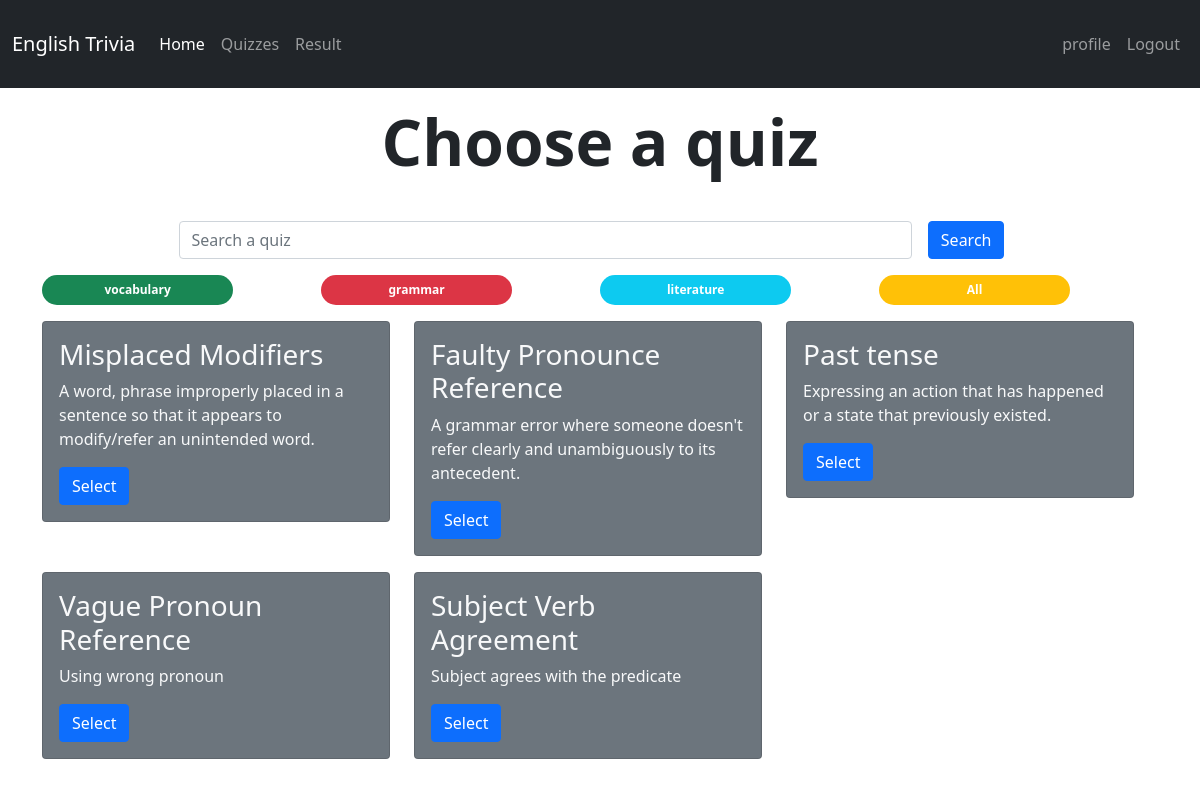
Screenshot of /selection/grammar (signed in) with the database file from the repository.
### trivia/models.py (models this page shows, shortened)
class Category(models.Model):
  category = models.CharField(max_length=15)
  def __str__(self):
    return self.category

class Quiz(models.Model):
  topic = models.CharField(max_length=100)
  category = models.ForeignKey(Category, on_delete=models.CASCADE, default=None)
  description_text = models.CharField(max_length = 200, default='Description')
  Lesson = models.TextField(max_length = 1000, default="Enter a Text")

### trivia/views.py (the view)
# urls.py: path('selection/<str:cat>', views.category, name='category'),
def category(request, cat):
  all_quizzes = Quiz.objects.filter(category__category=cat.lower())
  categories = Category.objects.all
  template = loader.get_template('all_quizzes.html')
  context = {
      'all_quizzes': all_quizzes,
      'categories': categories
  }
  return HttpResponse(template.render(context, request))

### trivia/templates/all_quizzes.html (shortened to what this page needs)
{% extends "base.html" %}
{% block content %}
<div class="row">
  <div class="text-center mt-3">
    <h1 class="display-3 fw-bold">Choose a quiz</h1>
  </div>
  <form action="{% url 'selection' %}"
    class="row g-3 justify-content-center">
  <div class="col-8">
    <input type="text" class="form-control" id="inputSearch" placeholder="Search a quiz" name="search" value="{{ search }}">
  </div>
  <div class="col-1">
    <button type="submit" class="btn btn-primary mb-3">Search</button>
  </div>
</form>
<div class="row ">
{% for cat in categories %}
<div class="col-3">
  {% if cat.category == "grammar" %}
   <a href="{% url 'category' cat %}" class="rond">
  <span class="mx-auto py-2 badge rounded-pill bg-danger col-9 pil btn">{{ cat.category }}</span></a>
</div>
  {% elif cat.category == "vocabulary"%}
   <a href="{% url 'category' cat %}" class="rond">
  <span class="mx-auto py-2 badge rounded-pill bg-success col-9 pil btn">{{ cat.category }}</span></a>
</div>
  {% else %}
  <a href="{% url 'category' cat %}" class="rond">
  <span class="mx-auto py-2 badge rounded-pill bg-info col-9 pil btn">{{ cat.category }}</span></a>
</div>
  {% endif %}
 {% endfor %}
<div class="col-3">
  <a href="{% url 'selection' %}" class="rond">
  <span class="mx-auto py-2 badge rounded-pill bg-warning col-9 pil btn">All</span></a>
</div>
</div>
  <div class="row">
    {% if all_quizzes %}
    {% for quiz in all_quizzes %}
    <div class="col-sm-4 mt-3">
      <div class="quiz-card">
      <div class="card bg-secondary text-light">
      <div class="card-body">
        <h5 class="card-title h3">{{ quiz.topic }}</h5>
        <p class="card-text">{{ quiz.description_text }}</p>
        <div>
          <a href="/quiz/{{ quiz.id }}/start" class="btn btn-primary text-center">Select</a>
        </div>
      </div>
    </div>
  </div>
    </div>
    {% endfor %}
{% else %}
  <h2 style="margin-top: 0px; padding-left:12rem; padding-top: 4rem;">Sorry, No quiz available.. :(</h2>
   <div class="col-2 mx-auto mb-3 py-5">
      <a href="/selection" class="btn btn-dark my-4" type="button">Go back to main menu</a>
    </div>
{% endif %}
</div>
</div>
{% endblock %}

### trivia/static/css/styles.css (style rules this page uses)
.rond { text-decoration: none; color: white; }

### rows the page displays
Category: category "vocabulary"
Category: category "grammar"
Category: category "literature"
Quiz: topic "Misplaced Modifiers", description_text "A word, phrase improperly placed in a sentence so that it appears to modify/refer an unintended word."
Quiz: topic "Faulty Pronounce Reference", description_text "A grammar error where someone doesn't refer clearly and unambiguously to its antecedent."
Quiz: topic "Past tense", description_text "Expressing an action that has happened or a state that previously existed."
Quiz: topic "Vague Pronoun Reference", description_text "Using wrong pronoun"
Quiz: topic "Subject Verb Agreement", description_text "Subject agrees with the predicate"
